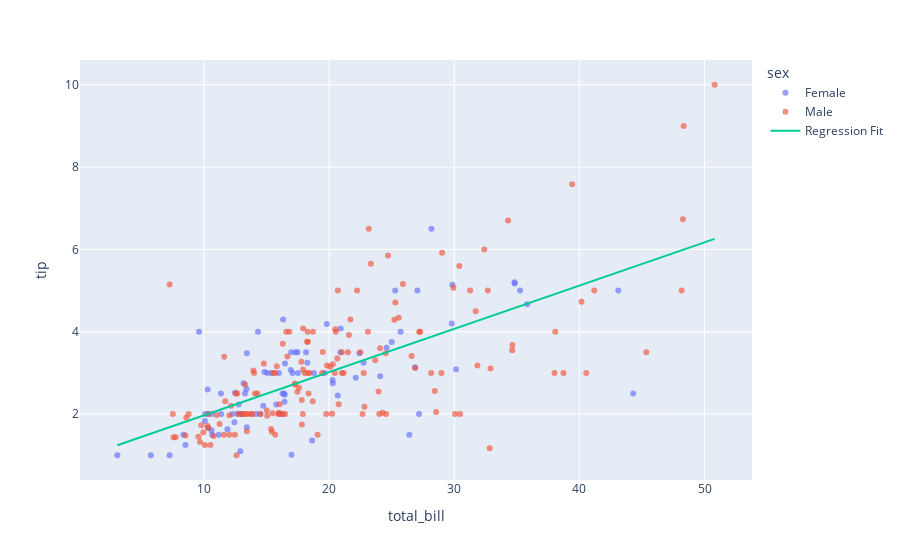

The notebook cell this image was saved under:
### Code cell
df = px.data.tips()
X = df.total_bill.values.reshape(-1, 1)

model = LinearRegression()
model.fit(X, df.tip)

x_range = np.linspace(X.min(), X.max(), 100)
y_range = model.predict(x_range.reshape(-1, 1))

fig = px.scatter(df, x='total_bill', y='tip',color="sex", opacity=0.65)
fig.add_traces(go.Scatter(x=x_range, y=y_range, name='Regression Fit'))
fig.show()
